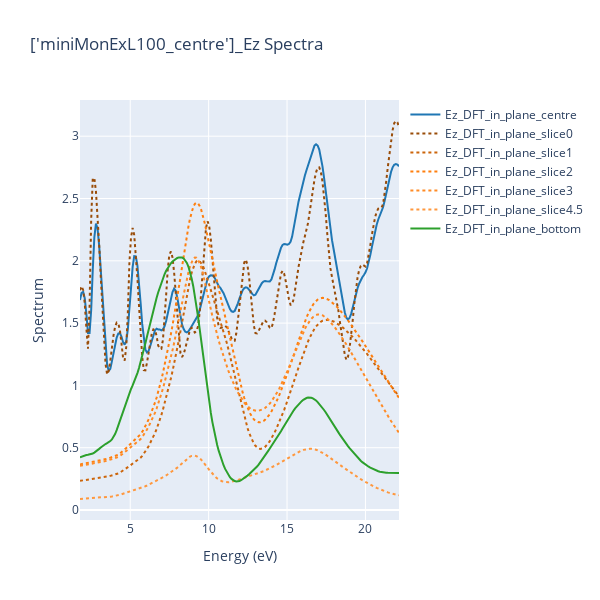

Notebook code for this chart:
### Code cell
# Usage
Parameters = [
    # 'miniMonExL100_rand',
    'miniMonExL100_centre',
    # 'miniMonExL100_edge'
]

fields = [
    # "Ex", 
    # "Ey", 
    "Ez"
]
monitors = [
    'DFT_in_plane_centre',
    
    'DFT_in_plane_slice0',
    'DFT_in_plane_slice1',
    'DFT_in_plane_slice2',
    'DFT_in_plane_slice3',
    'DFT_in_plane_slice4.5',
    
    'DFT_in_plane_bottom',
    # 'DFT_in_plane_sumofFive',
    # 'DFT_out_plane',
]


plot_color_spectra(".", Parameters, fields, monitors)

### Figure 1 — Plotly figure (JSON) as saved in the notebook; plotly's stock layout.template omitted (floating-point values rounded to 4 significant figures; data arrays with more than 128 entries replaced by an {"elided": "..."} marker saying what was removed)
{"data": [{"line": {"color": "rgb(31, 119, 180)", "width": 2}, "mode": "lines", "name": "Ez_DFT_in_plane_centre", "type": "scatter", "x": {"elided": "201 float values"}, "y": {"elided": "201 float values"}}, {"line": {"color": "rgb(153, 76, 8)", "dash": "dot", "width": 2}, "mode": "lines", "name": "Ez_DFT_in_plane_slice0", "type": "scatter", "x": {"elided": "201 float values"}, "y": {"elided": "201 float values"}}, {"line": {"color": "rgb(204, 101, 11)", "dash": "dot", "width": 2}, "mode": "lines", "name": "Ez_DFT_in_plane_slice1", "type": "scatter", "x": {"elided": "201 float values"}, "y": {"elided": "201 float values"}}, {"line": {"color": "rgb(255, 127, 14)", "dash": "dot", "width": 2}, "mode": "lines", "name": "Ez_DFT_in_plane_slice2", "type": "scatter", "x": {"elided": "201 float values"}, "y": {"elided": "201 float values"}}, {"line": {"color": "rgb(255, 139, 38)", "dash": "dot", "width": 2}, "mode": "lines", "name": "Ez_DFT_in_plane_slice3", "type": "scatter", "x": {"elided": "201 float values"}, "y": {"elided": "201 float values"}}, {"line": {"color": "rgb(255, 152, 62)", "dash": "dot", "width": 2}, "mode": "lines", "name": "Ez_DFT_in_plane_slice4.5", "type": "scatter", "x": {"elided": "201 float values"}, "y": {"elided": "201 float values"}}, {"line": {"color": "rgb(44, 160, 44)", "width": 2}, "mode": "lines", "name": "Ez_DFT_in_plane_bottom", "type": "scatter", "x": {"elided": "201 float values"}, "y": {"elided": "201 float values"}}], "layout": {"height": 600, "hovermode": "x unified", "title": {"text": "['miniMonExL100_centre']_Ez Spectra"}, "width": 600, "xaxis": {"title": {"text": "Energy (eV)"}}, "yaxis": {"title": {"text": "Spectrum"}}}}
